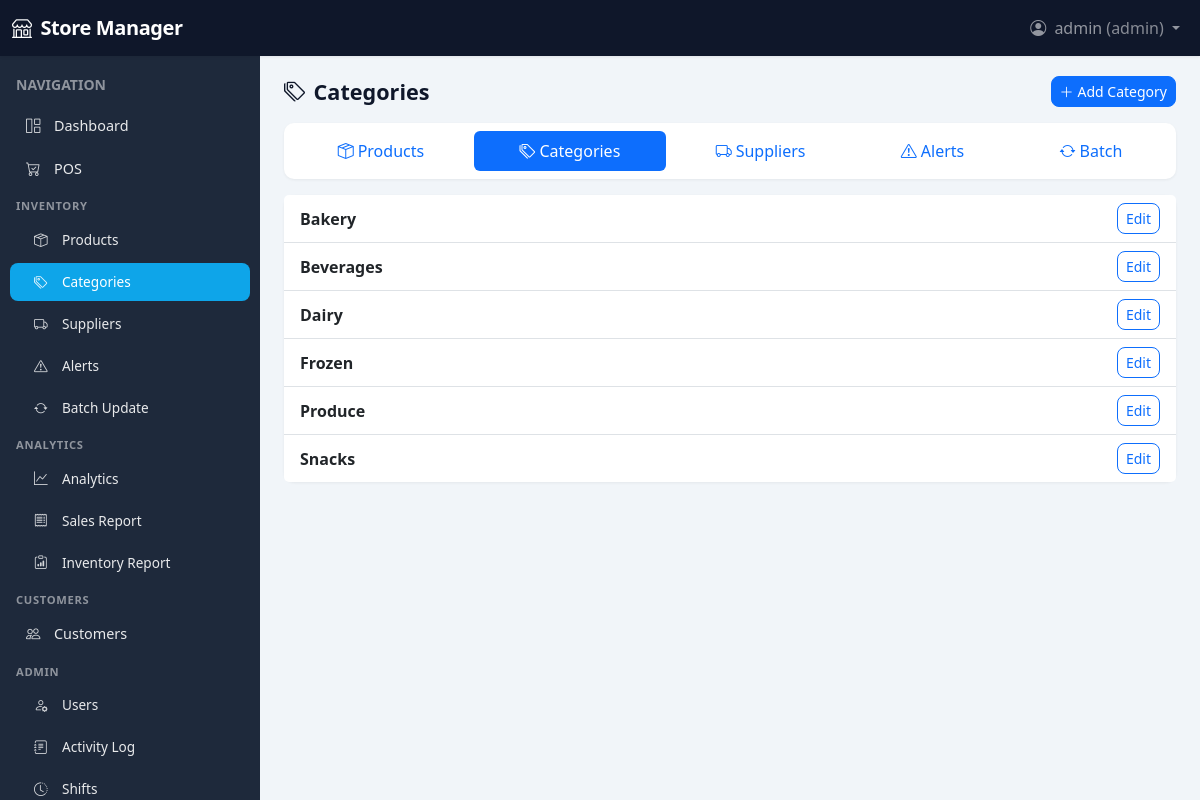
The page /inventory/categories (signed in) on the database its author committed.
### app/models/user.py (models this page shows, shortened)
class User(UserMixin, db.Model):
    __tablename__ = "users"
    id = db.Column(db.Integer, primary_key=True)
    username = db.Column(db.String(80), unique=True, nullable=False, index=True)
    password_hash = db.Column(db.String(256), nullable=False)
    role = db.Column(db.String(20), nullable=False, default="cashier")  # admin, manager, cashier
    full_name = db.Column(db.String(120), nullable=True)
    email = db.Column(db.String(120), nullable=True)
    active = db.Column(db.Boolean, default=True)
    created_at = db.Column(db.DateTime, default=datetime.utcnow)
    sales = db.relationship("Sale", backref="user", lazy="dynamic", foreign_keys="Sale.user_id")
    activity_logs = db.relationship("ActivityLog", backref="user", lazy="dynamic")
    shifts = db.relationship("Shift", backref="user", lazy="dynamic")
    ROLES = ("admin", "manager", "cashier")
    def is_admin(self) -> bool:
        return self.role == "admin"
    def is_manager_or_above(self) -> bool:
        return self.role in ("admin", "manager")

### app/models/category.py (models this page shows, shortened)
class Category(db.Model):
    __tablename__ = "categories"
    id = db.Column(db.Integer, primary_key=True)
    name = db.Column(db.String(80), nullable=False, unique=True, index=True)
    description = db.Column(db.String(255), nullable=True)
    products = db.relationship("Product", backref="category", lazy="dynamic")

### app/routes/inventory.py (the view)
@inventory_bp.route("/categories")
@login_required
@manager_required
def category_list():
    categories = inv.get_categories_all()
    return render_template("inventory/category_list.html", categories=categories)

### app/services/inventory_service.py (called while the page is built)
def get_categories_all():
    return Category.query.order_by(Category.name).all()

### app/templates/inventory/category_list.html (shortened to what this page needs)
{% extends "base.html" %}
{% block content %}
<div class="page-header d-flex flex-wrap justify-content-between align-items-center gap-2 mb-3">
  <h1 class="h4 mb-0"><i class="bi bi-tags me-2"></i>Categories</h1>
  <a href="{{ url_for('inventory.category_add') }}" class="btn btn-primary btn-sm"><i class="bi bi-plus-lg me-1"></i>Add Category</a>
</div>
{% include "includes/inventory_nav.html" %}
<div class="card">
  <div class="list-group list-group-flush">
    {% for c in categories %}
    <div class="list-group-item d-flex justify-content-between align-items-center">
      <div><strong>{{ c.name }}</strong>{% if c.description %} <span class="text-muted small">— {{ c.description }}</span>{% endif %}</div>
      <a href="{{ url_for('inventory.category_edit', cat_id=c.id) }}" class="btn btn-sm btn-outline-primary">Edit</a>
    </div>
    {% else %}
    <div class="list-group-item text-muted text-center py-4">No categories.</div>
    {% endfor %}
  </div>
</div>
{% endblock %}

### app/templates/base.html (shortened to what this page needs)
<!DOCTYPE html>
<html lang="en">
<head>
  <link href="https://cdn.jsdelivr.net/npm/bootstrap@5.3.2/dist/css/bootstrap.min.css" rel="stylesheet">
  <link href="https://cdn.jsdelivr.net/npm/bootstrap-icons@1.11.1/font/bootstrap-icons.css" rel="stylesheet">
</head>
<body>
  <nav class="navbar navbar-expand-lg navbar-dark fixed-top" style="height: var(--navbar-height);">
    <div class="container-fluid">
      <a class="navbar-brand" href="{{ url_for('main.dashboard') }}"><i class="bi bi-shop me-1"></i> Store Manager</a>
      <div class="collapse navbar-collapse" id="navMain">
        <ul class="navbar-nav ms-auto">
          {% if current_user.is_authenticated %}
          <li class="nav-item dropdown">
            <a class="nav-link dropdown-toggle" href="#" id="userMenu" role="button" data-bs-toggle="dropdown">
              <i class="bi bi-person-circle me-1"></i> {{ current_user.username }} <span class="text-white-50">({{ current_user.role }})</span>
            </a>
          </li>
          {% endif %}
        </ul>
      </div>
    </div>
  </nav>
  <div class="d-flex">
    {% if current_user.is_authenticated %}
    <aside class="sidebar flex-shrink-0" id="sidebar">
      <div class="p-3 pb-0">
        <span class="text-white-50 small text-uppercase fw-semibold">Navigation</span>
      </div>
      <ul class="nav flex-column py-2">
        <li class="nav-item">
          <a class="nav-link {{ 'active' if request.endpoint == 'main.dashboard' else '' }}" href="{{ url_for('main.dashboard') }}">
            <i class="bi bi-grid-1x2 me-2"></i>Dashboard
          </a>
        </li>
        <li class="nav-item">
          <a class="nav-link {{ 'active' if request.endpoint and request.endpoint.startswith('pos.') else '' }}" href="{{ url_for('pos.index') }}">
            <i class="bi bi-cart-check me-2"></i>POS
          </a>
        </li>
        <li class="nav-section-label">Inventory</li>
        <li class="nav-item">
          <a class="nav-link sub {{ 'active' if request.endpoint in ['inventory.product_list', 'inventory.product_add', 'inventory.product_edit'] else '' }}" href="{{ url_for('inventory.product_list') }}">
            <i class="bi bi-box-seam me-2"></i>Products
          </a>
        </li>
        {% if current_user.is_manager_or_above() %}
        <li class="nav-item">
          <a class="nav-link sub {{ 'active' if request.endpoint in ['inventory.category_list', 'inventory.category_add', 'inventory.category_edit'] else '' }}" href="{{ url_for('inventory.category_list') }}">
            <i class="bi bi-tags me-2"></i>Categories
          </a>
        </li>
        <li class="nav-item">
          <a class="nav-link sub {{ 'active' if request.endpoint in ['inventory.supplier_list', 'inventory.supplier_add', 'inventory.supplier_edit'] else '' }}" href="{{ url_for('inventory.supplier_list') }}">
            <i class="bi bi-truck me-2"></i>Suppliers
          </a>
        </li>
        <li class="nav-item">
          <a class="nav-link sub {{ 'active' if request.endpoint == 'inventory.alerts' else '' }}" href="{{ url_for('inventory.alerts') }}">
            <i class="bi bi-exclamation-triangle me-2"></i>Alerts
          </a>
        </li>
        <li class="nav-item">
          <a class="nav-link sub {{ 'active' if request.endpoint == 'inventory.batch_update' else '' }}" href="{{ url_for('inventory.batch_update') }}">
            <i class="bi bi-arrow-repeat me-2"></i>Batch Update
          </a>
        </li>
        <li class="nav-section-label">Analytics</li>
        <li class="nav-item">
          <a class="nav-link sub {{ 'active' if request.endpoint == 'analytics.dashboard' else '' }}" href="{{ url_for('analytics.dashboard') }}">
            <i class="bi bi-graph-up me-2"></i>Analytics
          </a>
        </li>
        <li class="nav-item">
          <a class="nav-link sub {{ 'active' if request.endpoint == 'analytics.sales_report_page' else '' }}" href="{{ url_for('analytics.sales_report_page') }}">
            <i class="bi bi-receipt me-2"></i>Sales Report
          </a>
        </li>
        <li class="nav-item">
          <a class="nav-link sub {{ 'active' if request.endpoint == 'analytics.inventory_report' else '' }}" href="{{ url_for('analytics.inventory_report') }}">
            <i class="bi bi-clipboard-data me-2"></i>Inventory Report
          </a>
        </li>
        {% endif %}
        {% if current_user.is_manager_or_above() %}
        <li class="nav-section-label">Customers</li>
        <li class="nav-item">
          <a class="nav-link {{ 'active' if request.endpoint and request.endpoint.startswith('customers.') else '' }}" href="{{ url_for('customers.customer_list') }}">
            <i class="bi bi-people me-2"></i>Customers
          </a>
        </li>
        {% endif %}
        {% if current_user.is_admin() %}
        <li class="nav-section-label">Admin</li>
        <li class="nav-item">
          <a class="nav-link sub {{ 'active' if request.endpoint == 'users.user_list' else '' }}" href="{{ url_for('users.user_list') }}">
            <i class="bi bi-person-gear me-2"></i>Users
          </a>
        </li>
        <li class="nav-item">
          <a class="nav-link sub {{ 'active' if request.endpoint == 'users.activity_log' else '' }}" href="{{ url_for('users.activity_log') }}">
            <i class="bi bi-journal-text me-2"></i>Activity Log
          </a>
        </li>
        <li class="nav-item">
          <a class="nav-link sub {{ 'active' if request.endpoint == 'users.shift_list' else '' }}" href="{{ url_for('users.shift_list') }}">
            <i class="bi bi-clock-history me-2"></i>Shifts
          </a>
        </li>
        {% endif %}
      </ul>
    </aside>
    {% endif %}
    <div class="main-wrap flex-grow-1">
      <main class="main-content">
        {% block content %}{% endblock %}
      </main>
    </div>
  </div>
</body>
</html>

### app/templates/base.html (style rules this page uses)
:root { --sidebar-width: 260px; --navbar-height: 56px; --sidebar-bg: #1e293b; --sidebar-hover: rgba(255,255,255,.08); --sidebar-active: #0ea5e9; --sidebar-text: rgba(255,255,255,.9); --content-bg: #f1f5f9; --card-shadow: 0 1px 3px rgba(0,0,0,.06); --card-radius: 10px; }
body { min-height: 100vh; background: var(--content-bg); font-family: system-ui, -apple-system, sans-serif; }
.navbar { box-shadow: 0 1px 3px rgba(0,0,0,.08); background: #0f172a !important; }
.navbar-brand { font-weight: 600; letter-spacing: -0.02em; }
.sidebar { width: var(--sidebar-width); min-height: calc(100vh - var(--navbar-height)); background: var(--sidebar-bg); position: fixed; left: 0; top: var(--navbar-height); z-index: 1020; overflow-y: auto; transition: transform .2s ease, box-shadow .2s ease; }
.sidebar .nav-section-label { color: rgba(255,255,255,.5); font-size: .7rem; font-weight: 600; text-transform: uppercase; letter-spacing: .06em; padding: .5rem 1rem .25rem; }
.sidebar .nav-link { color: var(--sidebar-text); padding: .55rem 1rem; border-radius: 8px; margin: 2px 10px; font-size: .9rem; display: flex; align-items: center; }
.sidebar .nav-link i { opacity: .9; width: 1.25rem; }
.sidebar .nav-link.active { background: var(--sidebar-active); color: #fff; }
.sidebar .nav-link.sub { padding-left: 1.5rem; font-size: .85rem; }
.main-wrap { margin-left: var(--sidebar-width); padding-top: var(--navbar-height); min-height: 100vh; }
.main-content { padding: 1.25rem 1.5rem; max-width: 1400px; margin: 0 auto; }
.page-header { margin-bottom: 1.25rem; }
.page-header h1 { font-size: 1.35rem; font-weight: 600; color: #0f172a; margin: 0; }
.card { border: none; border-radius: var(--card-radius); box-shadow: var(--card-shadow); }
.btn { border-radius: 8px; font-weight: 500; }

### rows shown on the page
User: username "admin", role "admin"
Category: name "Bakery"
Category: name "Beverages"
Category: name "Dairy"
Category: name "Frozen"
Category: name "Produce"
Category: name "Snacks"
